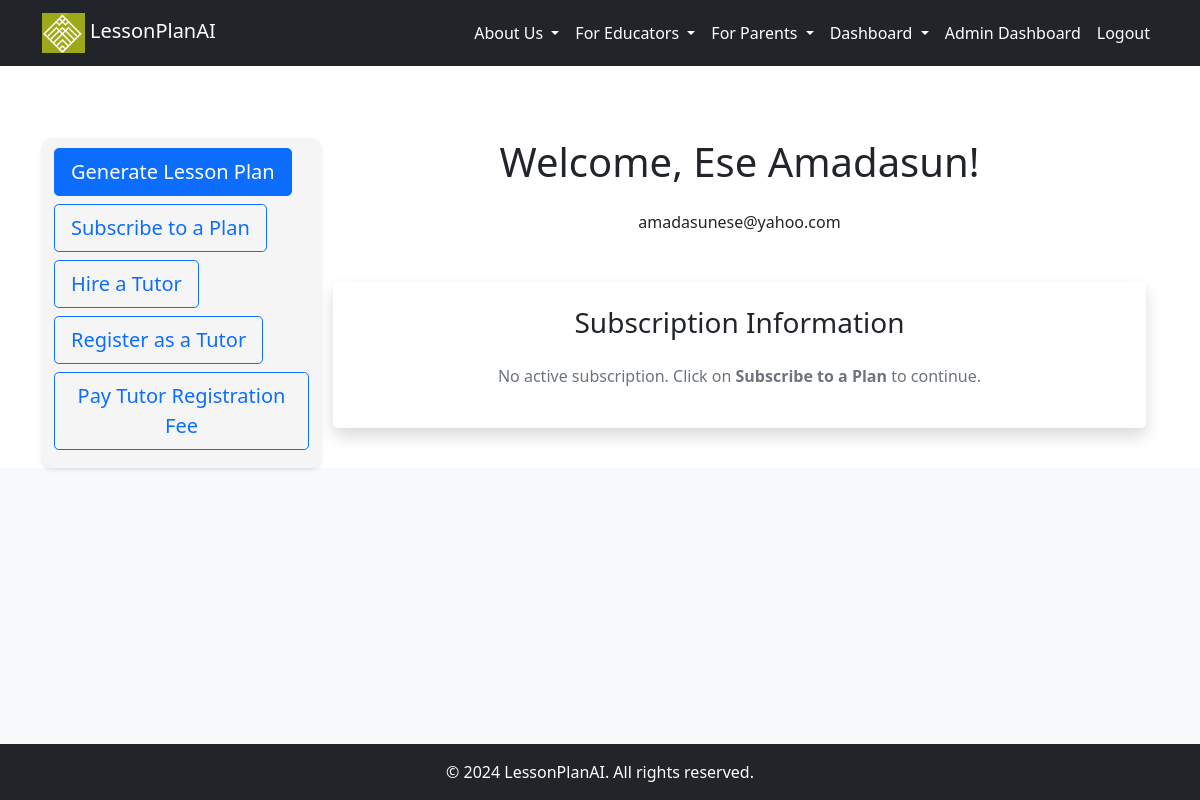
Before: /dashboard (signed in) with the older database file.
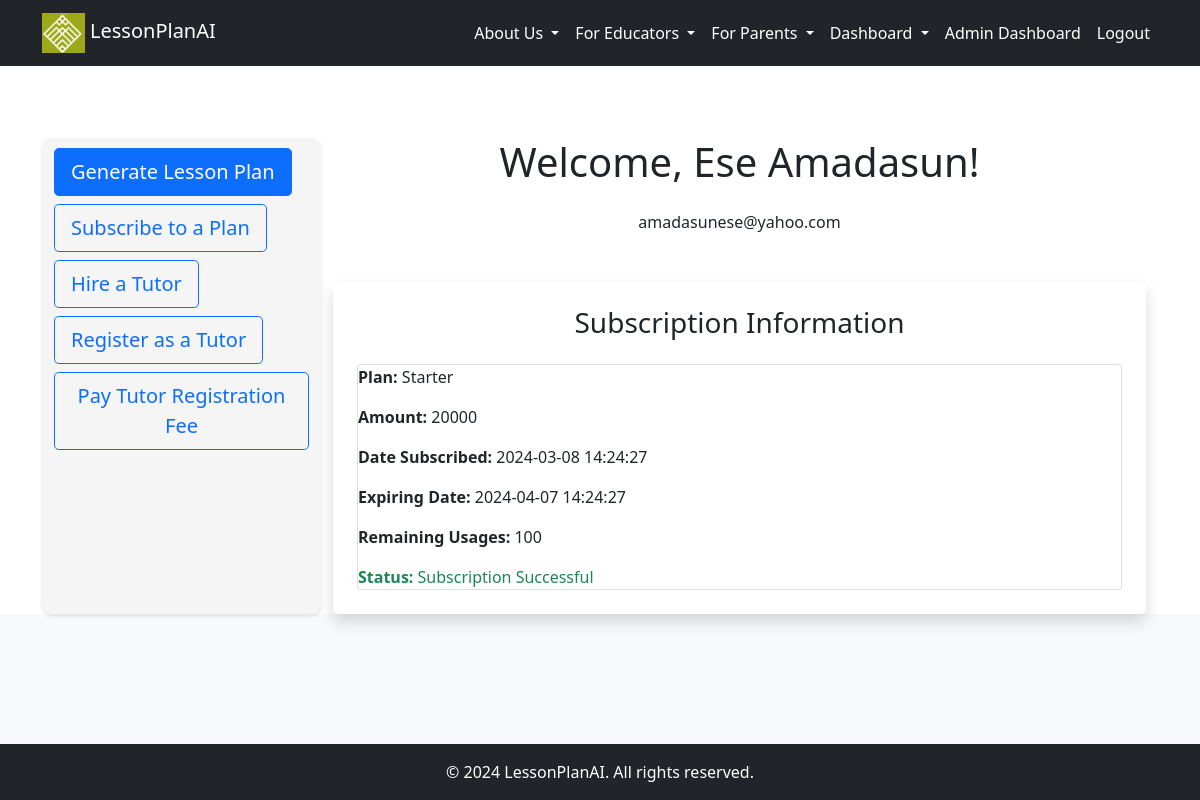
After: the same page with the newer database file.
### src/accounts/models.py (models this page shows, shortened)
class Subscription(db.Model):
    __tablename__ = "subscriptions"
    id = db.Column(db.Integer, primary_key=True)
    plan = db.Column(db.String(50))
    amount = db.Column(db.Integer)
    start_date = db.Column(db.DateTime, default=datetime.utcnow)
    end_date = db.Column(db.DateTime)
    remaining_usages = db.Column(db.Integer)
    paid = db.Column(db.Boolean, default=False)
    user_id = db.Column(db.Integer, db.ForeignKey('users.id'), nullable=False)
    paystack_subscription_id = db.Column(db.String(50), nullable=False)

### src/core/views.py (the view)
@core_bp.route('/dashboard')
@login_required
@check_is_confirmed
def dashboard():
    subscription = Subscription.query.filter_by(user_id=current_user.id).first()
    return render_template('accounts/dashboard.html', subscription=subscription, today=datetime.now())

### src/__init__.py (called while the page is built)
@login_manager.user_loader
def load_user(user_id):
    return User.query.filter(User.id == int(user_id)).first()

### src/templates/accounts/dashboard.html (shortened to what this page needs)
{% extends '_base.html' %}
{% block content %}
<div class="container mt-5">
  <div class="row">
    <div class="col-md-3 button-widget">
      <a href="{{ url_for('core.generate_lesson') }}" class="btn btn-primary btn-lg mb-2">Generate Lesson Plan</a>
      <a href="{{ url_for('core.subscribe') }}" class="btn btn-outline-primary btn-lg mb-2">Subscribe to a Plan</a>
      <a href="{{ url_for('core.hire_tutor') }}" class="btn btn-outline-primary btn-lg mb-2">Hire a Tutor</a>
      <a href="{{ url_for('core.online_tutor') }}" class="btn btn-outline-primary btn-lg mb-2">Register as a Tutor</a>
      <a href="{{ url_for('core.service_fee_payment') }}" class="btn btn-outline-primary btn-lg mb-2">Pay Tutor Registration Fee</a>
  </div>
    <div class="col-md-9">
      <h3 class="display-6 mb-4 text-center">Welcome, {{ current_user.first_name }} {{ current_user.last_name }}!</h3>
      <p class="text-center">{{ current_user.email }}</p>
      <div class="subscription-info mt-5 p-4 rounded-lg shadow">
        <h3 class="text-center mb-4">Subscription Information</h3>
        {% if subscription %}
        <div class="card">
          <div class="card-body-d">
            <p class="card-text"><strong>Plan:</strong> {{ subscription.plan }}</p>
            <p class="card-text"><strong>Amount:</strong> {{ subscription.amount }}</p>
            <p class="card-text"><strong>Date Subscribed:</strong> {{ subscription.start_date.strftime('%Y-%m-%d %H:%M:%S') }}</p>
            <p class="card-text"><strong>Expiring Date:</strong> {{ subscription.end_date.strftime('%Y-%m-%d %H:%M:%S') }}</p>
            <p class="card-text"><strong>Remaining Usages:</strong>
              {% if subscription.end_date < today %}
                  Expired
              {% else %}
                  {{ subscription.remaining_usages }}
              {% endif %}
          </p>
            {% if subscription.paid %}
            <p class="card-text text-success"><strong>Status:</strong> Subscription Successful</p>
            {% else %}
            <p class="card-text text-warning"><strong>Status:</strong> Awaiting Payment</p>
            {% endif %}
          </div>
        </div>
        {% else %}
        <p class="text-center text-muted">No active subscription. Click on <strong>Subscribe to a Plan</strong> to continue.</p>
        {% endif %}
      </div>
    </div>
  </div>
</div>
{% endblock %}

Changed rows visible on the page:
added Subscription: plan "Starter", amount "20000", start_date "2024-03-08 14:24:27", end_date "2024-04-07 14:24:27", remaining_usages "100"
Other visible differences:
text no longer shown: "No active subscription. Click on Subscribe to a Plan to continue."
text now shown: "Plan: Amount: Date Subscribed: Expiring Date: Remaining Usages: Status: Subscription Successful"
